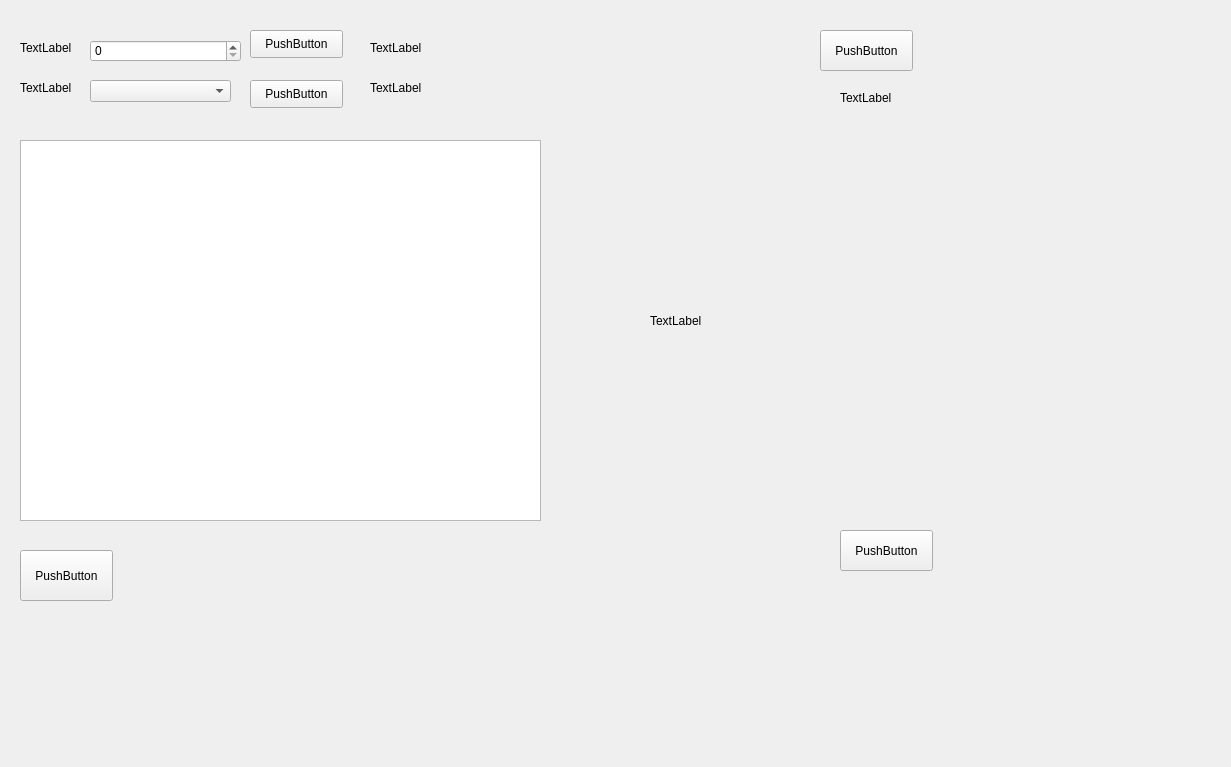
<?xml version="1.0" encoding="UTF-8"?>
<ui version="4.0">
 <class>Form</class>
 <widget class="QWidget" name="Form">
  <property name="geometry">
   <rect>
    <x>0</x>
    <y>0</y>
    <width>1231</width>
    <height>767</height>
   </rect>
  </property>
  <property name="windowTitle">
   <string>Form</string>
  </property>
  <widget class="QComboBox" name="comboBox">
   <property name="geometry">
    <rect>
     <x>90</x>
     <y>80</y>
     <width>141</width>
     <height>22</height>
    </rect>
   </property>
  </widget>
  <widget class="QLabel" name="label">
   <property name="geometry">
    <rect>
     <x>20</x>
     <y>40</y>
     <width>55</width>
     <height>16</height>
    </rect>
   </property>
   <property name="text">
    <string>TextLabel</string>
   </property>
  </widget>
  <widget class="QLabel" name="label_2">
   <property name="geometry">
    <rect>
     <x>370</x>
     <y>40</y>
     <width>55</width>
     <height>16</height>
    </rect>
   </property>
   <property name="text">
    <string>TextLabel</string>
   </property>
  </widget>
  <widget class="QTableWidget" name="tableWidget">
   <property name="geometry">
    <rect>
     <x>20</x>
     <y>140</y>
     <width>521</width>
     <height>381</height>
    </rect>
   </property>
  </widget>
  <widget class="QPushButton" name="pushButton">
   <property name="geometry">
    <rect>
     <x>250</x>
     <y>30</y>
     <width>93</width>
     <height>28</height>
    </rect>
   </property>
   <property name="text">
    <string>PushButton</string>
   </property>
  </widget>
  <widget class="QSpinBox" name="spinBox">
   <property name="geometry">
    <rect>
     <x>90</x>
     <y>40</y>
     <width>151</width>
     <height>22</height>
    </rect>
   </property>
  </widget>
  <widget class="QPushButton" name="pushButton_2">
   <property name="geometry">
    <rect>
     <x>250</x>
     <y>80</y>
     <width>93</width>
     <height>28</height>
    </rect>
   </property>
   <property name="text">
    <string>PushButton</string>
   </property>
  </widget>
  <widget class="QLabel" name="label_3">
   <property name="geometry">
    <rect>
     <x>370</x>
     <y>80</y>
     <width>55</width>
     <height>16</height>
    </rect>
   </property>
   <property name="text">
    <string>TextLabel</string>
   </property>
  </widget>
  <widget class="QLabel" name="label_4">
   <property name="geometry">
    <rect>
     <x>20</x>
     <y>80</y>
     <width>55</width>
     <height>16</height>
    </rect>
   </property>
   <property name="text">
    <string>TextLabel</string>
   </property>
  </widget>
  <widget class="QPushButton" name="pushButton_3">
   <property name="geometry">
    <rect>
     <x>820</x>
     <y>30</y>
     <width>93</width>
     <height>41</height>
    </rect>
   </property>
   <property name="text">
    <string>PushButton</string>
   </property>
  </widget>
  <widget class="QLabel" name="label_5">
   <property name="geometry">
    <rect>
     <x>840</x>
     <y>90</y>
     <width>101</width>
     <height>16</height>
    </rect>
   </property>
   <property name="text">
    <string>TextLabel</string>
   </property>
  </widget>
  <widget class="QLabel" name="label_6">
   <property name="geometry">
    <rect>
     <x>650</x>
     <y>150</y>
     <width>421</width>
     <height>341</height>
    </rect>
   </property>
   <property name="text">
    <string>TextLabel</string>
   </property>
  </widget>
  <widget class="QPushButton" name="pushButton_4">
   <property name="geometry">
    <rect>
     <x>840</x>
     <y>530</y>
     <width>93</width>
     <height>41</height>
    </rect>
   </property>
   <property name="text">
    <string>PushButton</string>
   </property>
  </widget>
  <widget class="QPushButton" name="pushButton_5">
   <property name="geometry">
    <rect>
     <x>20</x>
     <y>550</y>
     <width>93</width>
     <height>51</height>
    </rect>
   </property>
   <property name="text">
    <string>PushButton</string>
   </property>
  </widget>
 </widget>
 <resources/>
 <connections/>
</ui>
